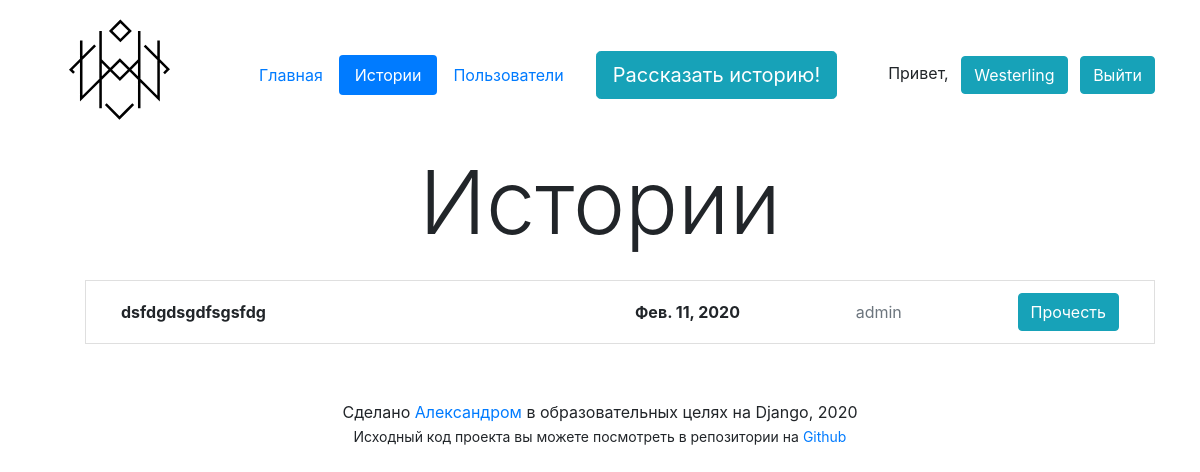
Before: /stories/ (signed in) with the older database file.
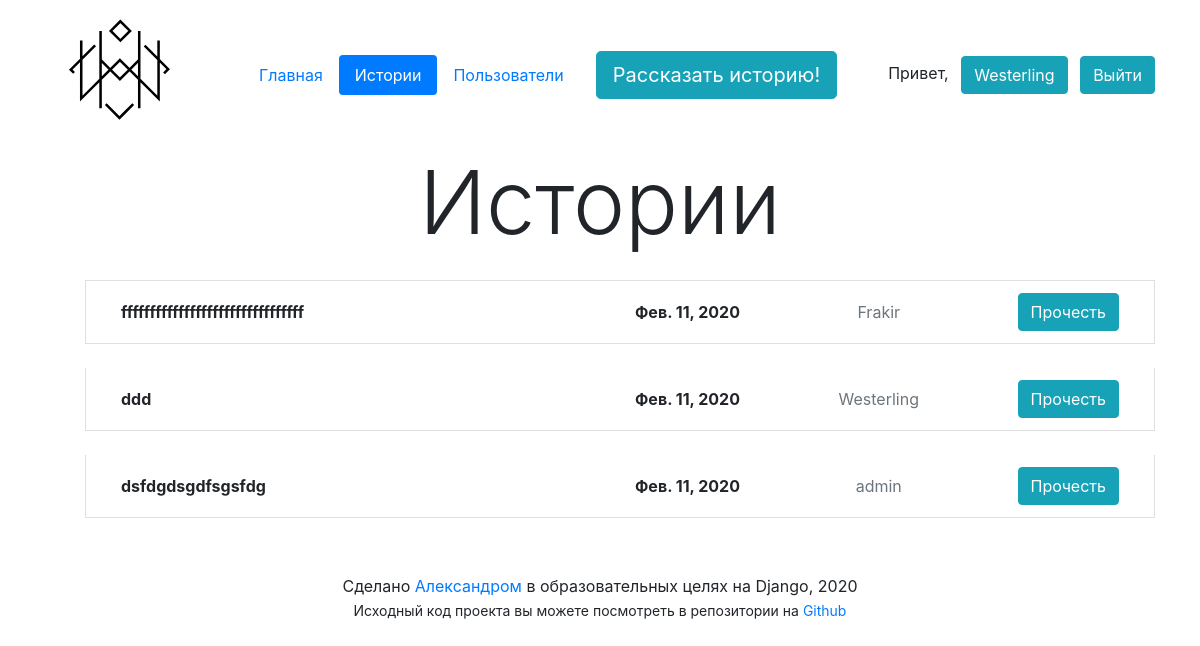
After: the same page with the newer database file.
### app/models.py (models this page shows, shortened)
class Story(models.Model):
    author = models.ForeignKey(User, verbose_name='Автор', on_delete=models.CASCADE)
    title = models.CharField('Заголовок', max_length=100)
    as_md = models.BooleanField('Использовать Markdown', default=False)
    text = models.TextField('Текст', default='')
    html_text = models.TextField('Обработанный текст', editable=False, default='')
    creation_date = models.DateTimeField('Дата создания', auto_now_add=True)
    edit_date = models.DateTimeField('Дата редактирования', auto_now=True)
    publication_date = models.DateTimeField('Дата публикации', default=timezone.now())
    published = models.BooleanField('Опубликована', default=True)
    slug = models.SlugField('slug', default='', editable=False)
    class Meta:
        verbose_name = 'История'
        verbose_name_plural = 'Истории'
        ordering = ['-publication_date']

### app/views.py (the view)
# urls.py: path('stories/', StoriesListView.as_view(), name='stories'),
class StoriesListView(LoginRequiredMixin, ListView):
    login_url = 'sign_in'
    model = Story
    template_name = 'stories.html'
    context_object_name = 'stories_list'
    def get_queryset(self):
        return Story.objects.filter(published=True)

### app/templatetags/app_tags.py (called while the page is built)
@register.inclusion_tag('layout/base_tag.html', takes_context=True)
def nav(context, template='nav.html', page='index'):
    return {'context': context, 'template': template, 'page': page}

### templates/stories.html (shortened to what this page needs)
{% extends 'layout/base.html' %}
{% load app_tags %}
{% block nav %}
    {% nav page='stories' %}
{% endblock %}
{% block h1 %}
    Истории
{% endblock %}
{% block content %}
    <ul>
        {% for story in stories_list %}
            <li class="list-group-item mt-4">
                <div class="d-flex align-items-center">
                    <b class="col-6">{{ story.title }}</b>
                    <div class="col-6 row no-gutters justify-content-between align-items-center">
                        <b>{{ story.creation_date.date }}</b>
                        <span class="text-muted">{{ story.author }}</span>
                        <a class="btn btn-info" href="{% url 'story' story.pk story.slug %}">Прочесть</a>
                    </div>
                </div>
            </li>
        {% endfor %}
    </ul>
{% endblock %}

Changed rows visible on the page:
added Story: title "ffffffffffffffffffffffffffffffff", creation_date "Фев. 11, 2020", author "Frakir"
added Story: title "ddd", creation_date "Фев. 11, 2020", author "Westerling"
